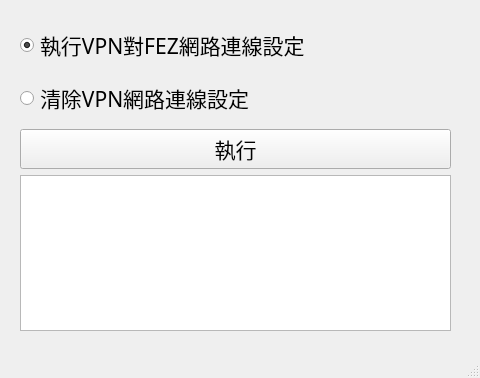
<?xml version="1.0" encoding="UTF-8"?>
<ui version="4.0">
 <class>MainWindow</class>
 <widget class="QMainWindow" name="MainWindow">
  <property name="windowModality">
   <enum>Qt::WindowModal</enum>
  </property>
  <property name="geometry">
   <rect>
    <x>0</x>
    <y>0</y>
    <width>480</width>
    <height>378</height>
   </rect>
  </property>
  <property name="sizePolicy">
   <sizepolicy hsizetype="Minimum" vsizetype="Minimum">
    <horstretch>0</horstretch>
    <verstretch>0</verstretch>
   </sizepolicy>
  </property>
  <property name="minimumSize">
   <size>
    <width>480</width>
    <height>320</height>
   </size>
  </property>
  <property name="baseSize">
   <size>
    <width>480</width>
    <height>320</height>
   </size>
  </property>
  <property name="focusPolicy">
   <enum>Qt::ClickFocus</enum>
  </property>
  <property name="windowTitle">
   <string>MainWindow</string>
  </property>
  <property name="windowOpacity">
   <double>1.000000000000000</double>
  </property>
  <property name="autoFillBackground">
   <bool>false</bool>
  </property>
  <widget class="QWidget" name="centralwidget">
   <widget class="QWidget" name="gridLayoutWidget">
    <property name="geometry">
     <rect>
      <x>20</x>
      <y>20</y>
      <width>431</width>
      <height>311</height>
     </rect>
    </property>
    <layout class="QGridLayout" name="gridLayout">
     <item row="2" column="0">
      <widget class="QPushButton" name="execBtn">
       <property name="font">
        <font>
         <family>DFMaruGothic-Lt</family>
         <pointsize>16</pointsize>
        </font>
       </property>
       <property name="text">
        <string>執行</string>
       </property>
      </widget>
     </item>
     <item row="1" column="0">
      <layout class="QVBoxLayout" name="verticalLayout" stretch="0,0">
       <property name="spacing">
        <number>3</number>
       </property>
       <property name="sizeConstraint">
        <enum>QLayout::SetFixedSize</enum>
       </property>
       <item>
        <widget class="QRadioButton" name="rB1">
         <property name="sizePolicy">
          <sizepolicy hsizetype="Minimum" vsizetype="Minimum">
           <horstretch>0</horstretch>
           <verstretch>0</verstretch>
          </sizepolicy>
         </property>
         <property name="minimumSize">
          <size>
           <width>399</width>
           <height>20</height>
          </size>
         </property>
         <property name="maximumSize">
          <size>
           <width>16777215</width>
           <height>50</height>
          </size>
         </property>
         <property name="baseSize">
          <size>
           <width>50</width>
           <height>20</height>
          </size>
         </property>
         <property name="font">
          <font>
           <family>DFMaruGothic-Lt</family>
           <pointsize>16</pointsize>
          </font>
         </property>
         <property name="text">
          <string>執行VPN對FEZ網路連線設定</string>
         </property>
         <property name="iconSize">
          <size>
           <width>20</width>
           <height>20</height>
          </size>
         </property>
         <property name="checked">
          <bool>true</bool>
         </property>
         <attribute name="buttonGroup">
          <string notr="true">buttonGroup</string>
         </attribute>
        </widget>
       </item>
       <item>
        <widget class="QRadioButton" name="rB2">
         <property name="sizePolicy">
          <sizepolicy hsizetype="Minimum" vsizetype="Minimum">
           <horstretch>0</horstretch>
           <verstretch>0</verstretch>
          </sizepolicy>
         </property>
         <property name="minimumSize">
          <size>
           <width>399</width>
           <height>20</height>
          </size>
         </property>
         <property name="maximumSize">
          <size>
           <width>16777215</width>
           <height>50</height>
          </size>
         </property>
         <property name="baseSize">
          <size>
           <width>50</width>
           <height>20</height>
          </size>
         </property>
         <property name="font">
          <font>
           <family>DFMaruGothic-Lt</family>
           <pointsize>16</pointsize>
           <weight>50</weight>
           <bold>false</bold>
          </font>
         </property>
         <property name="text">
          <string>清除VPN網路連線設定</string>
         </property>
         <property name="iconSize">
          <size>
           <width>20</width>
           <height>20</height>
          </size>
         </property>
         <property name="checked">
          <bool>false</bool>
         </property>
         <attribute name="buttonGroup">
          <string notr="true">buttonGroup</string>
         </attribute>
        </widget>
       </item>
      </layout>
     </item>
     <item row="3" column="0">
      <widget class="QPlainTextEdit" name="pte">
       <property name="sizePolicy">
        <sizepolicy hsizetype="Minimum" vsizetype="Ignored">
         <horstretch>0</horstretch>
         <verstretch>0</verstretch>
        </sizepolicy>
       </property>
       <property name="minimumSize">
        <size>
         <width>0</width>
         <height>100</height>
        </size>
       </property>
       <property name="readOnly">
        <bool>true</bool>
       </property>
       <property name="plainText">
        <string/>
       </property>
      </widget>
     </item>
    </layout>
   </widget>
  </widget>
  <widget class="QMenuBar" name="menubar">
   <property name="geometry">
    <rect>
     <x>0</x>
     <y>0</y>
     <width>480</width>
     <height>22</height>
    </rect>
   </property>
  </widget>
  <widget class="QStatusBar" name="statusbar"/>
 </widget>
 <resources/>
 <connections/>
 <buttongroups>
  <buttongroup name="buttonGroup"/>
 </buttongroups>
</ui>
